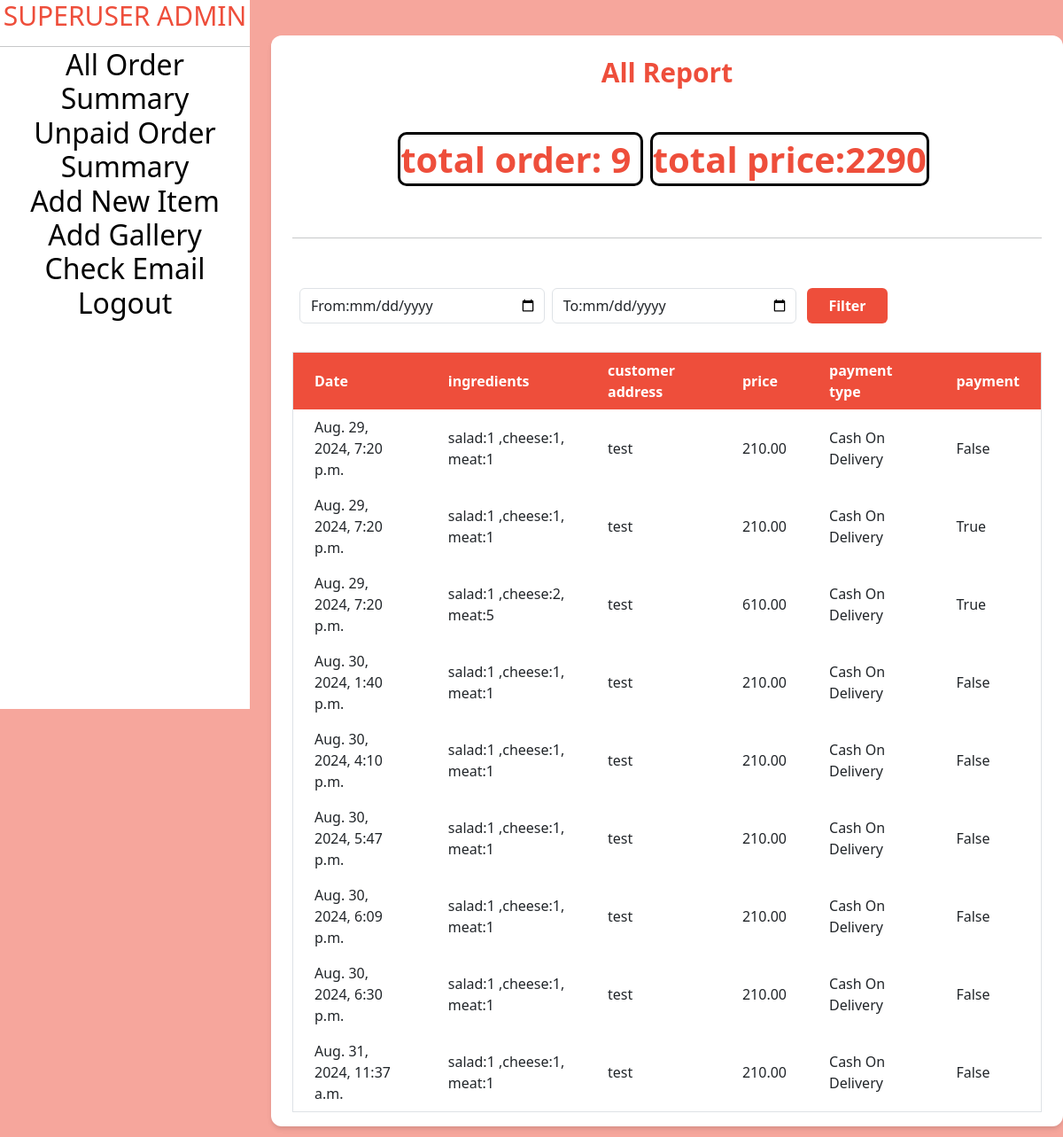
Screenshot of /super-admin/home/ (signed in) with the database file from the repository.
### burger/models.py (models this page shows, shortened)
class Order(models.Model):
    user = models.ForeignKey(User,on_delete=models.CASCADE)
    ingredients = models.OneToOneField(Ingredient, on_delete=models.CASCADE)
    customer =models.OneToOneField(CustomerDtail, on_delete=models.CASCADE)
    price = models.DecimalField(max_digits=12,decimal_places=2)
    orderTime = models.DateTimeField(auto_now_add=True)
    payment =models.BooleanField(default=False,blank=True,null=True)

class Ingredient(models.Model):
    salad = models.IntegerField(default=0)
    cheese = models.IntegerField(default=0)
    meat =models.IntegerField(default=0)
    def __str__(self) -> str:
        return f'salad:{self.salad} ,cheese:{self.cheese}, meat:{self.meat}'

### account/models.py (models this page shows, shortened)
class CustomerDtail(models.Model):
    phone =models.CharField(max_length=12)
    paymenttype =models.CharField(max_length=50)
    deliveryAddress = models.TextField(blank=True)

### core/views.py (the view)
# urls.py: path('home/',homeView.as_view(),name ='home'),
class homeView(ListView):
    model = Order
    template_name = 'index.html'
    context_object_name = 'order_list'
    def get_queryset(self):
        queryset = super().get_queryset()
        start_date_str = self.request.GET.get('start_date')
        end_date_str = self.request.GET.get('end_date')
        if start_date_str and end_date_str:
            start_date = datetime.strptime(start_date_str, '%Y-%m-%d').date()
            end_date = datetime.strptime(end_date_str, '%Y-%m-%d').date()
            queryset = queryset.filter(orderTime__date__gte=start_date, orderTime__date__lte=end_date)
        return queryset
    def get_context_data(self, **kwargs):
        context = super().get_context_data(**kwargs)
        queryset = self.get_queryset()
        total_price = queryset.aggregate(total_price=Sum('price'))['total_price']
        context['total_price'] = total_price
        return context

### core/templates/index.html
{% extends 'base.html' %}
{% load static %}
{% block head_title %}Fast Food{% endblock %} {% block body %}
<div class="my-10 py-3 px-4 bg-white rounded-xl shadow-md">
    <h1 style="color:#ee4e3b" class="font-bold text-3xl text-center pb-5 pt-2">All Report</h1>
    <h1 style="color:#ee4e3b" class="font-bold  text-center pb-5 "> <strong style="border: solid black; border-radius:10px">total order: {{ order_list.count }} </strong> <strong class="mx-2" style="border: solid black; border-radius:10px"> total price:{{total_price}} </strong></h1>
    <hr/>
    <form method="get" action="{% url 'home' %}">
      <div class="flex justify-center">
        <div
          class="mt-10 pl-3 pr-2 bg-white border rounded-md border-gray-500 flex justify-between items-center relative w-4/12 mx-2"
        >
          <label for="start_date">From:</label>
          <input
            class="appearance-none w-full outline-none focus:outline-none active:outline-none"
            type="date"
            id="start_date"
            name="start_date"
          />
        </div>
        <div
          class="mt-10 pl-3 pr-2 bg-white border rounded-md border-gray-500 flex justify-between items-center relative w-4/12"
        >
          <label for="end_date">To:</label>
          <input
            class="appearance-none w-full outline-none focus:outline-none active:outline-none"
            type="date"
            id="end_date"
            name="end_date"
          />
        </div>
        <div class="mt-10 pl-3 pr-2 flex justify-between items-center relative w-4/12">
          <button
            style="background-color:#ee4e3b;"
            class=" hover:bg-blue-700 text-white font-bold py-2 px-4 rounded focus:outline-none focus:shadow-outline"
            type="submit"
          >
            Filter
          </button>
        </div>
      </div>
    </form>
    <table
      class="table-auto mx-auto w-full px-5 rounded-xl mt-8 border dark:border-neutral-500"
    >
      <thead style="background-color:#ee4e3b;" class=" text-white text-left">
        <tr
          style="background-color:#ee4e3b;"
          class="bg-gradient-to-tr  rounded-md py-2 px-4 text-white font-bold"
        >
          <th class="px-4 py-2">Date</th>
          <th class="px-4 py-2">ingredients</th>
          <th class="px-4 py-2">customer address</th>
          <th class="px-4 py-2">price</th>
          <th class="px-4 py-2">payment type</th>
          <th class="px-4 py-2">payment</th>
        </tr>
      </thead>
      <tbody>
        {% for order in order_list %}
        <tr>
          <td class="px-4 py-2">{{ order.orderTime }}</td>
          <td class="px-4 py-2">{{ order.ingredients }}</td>
          <td class="px-4 py-2">{{ order.customer.deliveryAddress }}</td>
          <td class="px-4 py-2">{{ order.price }}</td>
          <td class="px-4 py-2">{{ order.customer.paymenttype }}</td>
          <td class="px-4 py-2">{{ order.payment }}</td>
        </tr>
        {% empty %}
        <tr>
          <td colspan="5" class="px-4 py-2 text-center">No orders found.</td>
        </tr>
        {% endfor %}
      </tbody>
    </table>
  </div>
{% endblock %}

### rows the page displays
Order: orderTime "Aug. 29, 2024, 7:20 p.m.", ingredients "salad:1 ,cheese:1, meat:1", customer.deliveryAddress "test", price "210.00", customer.paymenttype "Cash On Delivery", payment "False"
Order: orderTime "Aug. 29, 2024, 7:20 p.m.", ingredients "salad:1 ,cheese:1, meat:1", customer.deliveryAddress "test", price "210.00", customer.paymenttype "Cash On Delivery", payment "True"
Order: orderTime "Aug. 29, 2024, 7:20 p.m.", ingredients "salad:1 ,cheese:2, meat:5", customer.deliveryAddress "test", price "610.00", customer.paymenttype "Cash On Delivery", payment "True"
Order: orderTime "Aug. 30, 2024, 1:40 p.m.", ingredients "salad:1 ,cheese:1, meat:1", customer.deliveryAddress "test", price "210.00", customer.paymenttype "Cash On Delivery", payment "False"
Order: orderTime "Aug. 30, 2024, 4:10 p.m.", ingredients "salad:1 ,cheese:1, meat:1", customer.deliveryAddress "test", price "210.00", customer.paymenttype "Cash On Delivery", payment "False"
Order: orderTime "Aug. 30, 2024, 5:47 p.m.", ingredients "salad:1 ,cheese:1, meat:1", customer.deliveryAddress "test", price "210.00", customer.paymenttype "Cash On Delivery", payment "False"
Order: orderTime "Aug. 30, 2024, 6:09 p.m.", ingredients "salad:1 ,cheese:1, meat:1", customer.deliveryAddress "test", price "210.00", customer.paymenttype "Cash On Delivery", payment "False"
Order: orderTime "Aug. 30, 2024, 6:30 p.m.", ingredients "salad:1 ,cheese:1, meat:1", customer.deliveryAddress "test", price "210.00", customer.paymenttype "Cash On Delivery", payment "False"
Order: orderTime "Aug. 31, 2024, 11:37 a.m.", ingredients "salad:1 ,cheese:1, meat:1", customer.deliveryAddress "test", price "210.00", customer.paymenttype "Cash On Delivery", payment "False"

### other values shown
{{ order_list.count }} "9"
{{ total_price }} "2290"
